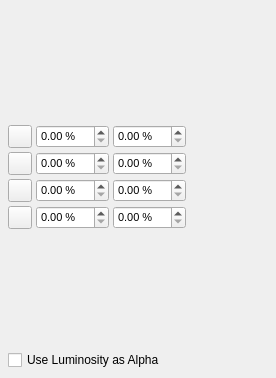
<?xml version="1.0" encoding="UTF-8"?>
<ui version="4.0">
 <class>ColorPickerGradient</class>
 <widget class="QWidget" name="ColorPickerGradient">
  <property name="geometry">
   <rect>
    <x>0</x>
    <y>0</y>
    <width>276</width>
    <height>378</height>
   </rect>
  </property>
  <property name="windowTitle">
   <string>Form</string>
  </property>
  <layout class="QVBoxLayout" name="verticalLayout">
   <property name="spacing">
    <number>0</number>
   </property>
   <property name="leftMargin">
    <number>0</number>
   </property>
   <property name="topMargin">
    <number>0</number>
   </property>
   <property name="rightMargin">
    <number>0</number>
   </property>
   <property name="bottomMargin">
    <number>0</number>
   </property>
   <item>
    <widget class="SectionContainer" name="sectionVector">
     <property name="title" stdset="0">
      <string>Vector</string>
     </property>
     <property name="isCollapsed">
      <bool>true</bool>
     </property>
     <property name="hasStyle">
      <bool>true</bool>
     </property>
     <widget class="ColorPickerGradientProperties" name="properties"/>
    </widget>
   </item>
   <item>
    <widget class="SectionContainer" name="sectionGradient">
     <property name="title" stdset="0">
      <string>Gradient</string>
     </property>
     <widget class="StackedContainer" name="stackGradientPicker">
      <property name="currentIndex">
       <number>2</number>
      </property>
      <widget class="QWidget" name="pageNormal">
       <layout class="QVBoxLayout" name="verticalLayout_2">
        <property name="spacing">
         <number>0</number>
        </property>
        <property name="leftMargin">
         <number>0</number>
        </property>
        <property name="topMargin">
         <number>0</number>
        </property>
        <property name="rightMargin">
         <number>0</number>
        </property>
        <property name="bottomMargin">
         <number>8</number>
        </property>
        <item>
         <widget class="GradientEditor" name="gradientEditor">
          <property name="frameShape">
           <enum>QFrame::NoFrame</enum>
          </property>
         </widget>
        </item>
        <item>
         <spacer name="verticalSpacer_2">
          <property name="orientation">
           <enum>Qt::Vertical</enum>
          </property>
          <property name="sizeHint" stdset="0">
           <size>
            <width>0</width>
            <height>0</height>
           </size>
          </property>
         </spacer>
        </item>
       </layout>
      </widget>
      <widget class="QWidget" name="pageMesh">
       <layout class="QGridLayout" name="gridLayout_2">
        <property name="leftMargin">
         <number>8</number>
        </property>
        <property name="topMargin">
         <number>8</number>
        </property>
        <property name="rightMargin">
         <number>8</number>
        </property>
        <property name="bottomMargin">
         <number>8</number>
        </property>
        <property name="spacing">
         <number>4</number>
        </property>
        <item row="1" column="0">
         <spacer name="verticalSpacer_3">
          <property name="orientation">
           <enum>Qt::Vertical</enum>
          </property>
          <property name="sizeHint" stdset="0">
           <size>
            <width>0</width>
            <height>0</height>
           </size>
          </property>
         </spacer>
        </item>
        <item row="0" column="0">
         <layout class="QHBoxLayout" name="horizontalLayout_17">
          <property name="spacing">
           <number>4</number>
          </property>
          <item>
           <widget class="FormWidget" name="formWidget_13">
            <property name="sizePolicy">
             <sizepolicy hsizetype="Preferred" vsizetype="Maximum">
              <horstretch>0</horstretch>
              <verstretch>0</verstretch>
             </sizepolicy>
            </property>
            <property name="label" stdset="0">
             <string>Color</string>
            </property>
            <property name="font">
             <font>
              <pointsize>8</pointsize>
             </font>
            </property>
            <layout class="QHBoxLayout" name="horizontalLayout_18">
             <property name="spacing">
              <number>4</number>
             </property>
             <property name="leftMargin">
              <number>0</number>
             </property>
             <property name="topMargin">
              <number>0</number>
             </property>
             <property name="rightMargin">
              <number>0</number>
             </property>
             <property name="bottomMargin">
              <number>0</number>
             </property>
             <item>
              <widget class="ColorButton" name="buttonColorMesh">
               <property name="text">
                <string/>
               </property>
              </widget>
             </item>
            </layout>
           </widget>
          </item>
          <item>
           <widget class="FormWidget" name="formWidget_14">
            <property name="sizePolicy">
             <sizepolicy hsizetype="Preferred" vsizetype="Maximum">
              <horstretch>0</horstretch>
              <verstretch>0</verstretch>
             </sizepolicy>
            </property>
            <property name="label" stdset="0">
             <string>Shade</string>
            </property>
            <property name="font">
             <font>
              <pointsize>8</pointsize>
             </font>
            </property>
            <layout class="QHBoxLayout" name="horizontalLayout_19">
             <property name="spacing">
              <number>4</number>
             </property>
             <property name="leftMargin">
              <number>0</number>
             </property>
             <property name="topMargin">
              <number>0</number>
             </property>
             <property name="rightMargin">
              <number>0</number>
             </property>
             <property name="bottomMargin">
              <number>0</number>
             </property>
             <item>
              <widget class="QDoubleSpinBox" name="numberColorMeshShade"/>
             </item>
            </layout>
           </widget>
          </item>
          <item>
           <widget class="FormWidget" name="formWidget_15">
            <property name="sizePolicy">
             <sizepolicy hsizetype="Preferred" vsizetype="Maximum">
              <horstretch>0</horstretch>
              <verstretch>0</verstretch>
             </sizepolicy>
            </property>
            <property name="label" stdset="0">
             <string>Opacity</string>
            </property>
            <property name="font">
             <font>
              <pointsize>8</pointsize>
             </font>
            </property>
            <layout class="QHBoxLayout" name="horizontalLayout_20">
             <property name="spacing">
              <number>4</number>
             </property>
             <property name="leftMargin">
              <number>0</number>
             </property>
             <property name="topMargin">
              <number>0</number>
             </property>
             <property name="rightMargin">
              <number>0</number>
             </property>
             <property name="bottomMargin">
              <number>0</number>
             </property>
             <item>
              <widget class="QDoubleSpinBox" name="numberColorMeshAlpha"/>
             </item>
            </layout>
           </widget>
          </item>
         </layout>
        </item>
        <item row="0" column="3">
         <spacer name="horizontalSpacer">
          <property name="orientation">
           <enum>Qt::Horizontal</enum>
          </property>
          <property name="sizeHint" stdset="0">
           <size>
            <width>0</width>
            <height>0</height>
           </size>
          </property>
         </spacer>
        </item>
       </layout>
      </widget>
      <widget class="QWidget" name="pageFourColors">
       <layout class="QGridLayout" name="gridLayout">
        <property name="leftMargin">
         <number>8</number>
        </property>
        <property name="topMargin">
         <number>8</number>
        </property>
        <property name="rightMargin">
         <number>8</number>
        </property>
        <property name="bottomMargin">
         <number>8</number>
        </property>
        <property name="horizontalSpacing">
         <number>16</number>
        </property>
        <property name="verticalSpacing">
         <number>4</number>
        </property>
        <item row="2" column="6">
         <spacer name="horizontalSpacer_2">
          <property name="orientation">
           <enum>Qt::Horizontal</enum>
          </property>
          <property name="sizeHint" stdset="0">
           <size>
            <width>0</width>
            <height>0</height>
           </size>
          </property>
         </spacer>
        </item>
        <item row="2" column="0">
         <layout class="QHBoxLayout" name="horizontalLayout_10">
          <property name="spacing">
           <number>4</number>
          </property>
          <item>
           <widget class="FormWidget" name="formWidget_3">
            <property name="sizePolicy">
             <sizepolicy hsizetype="Preferred" vsizetype="Maximum">
              <horstretch>0</horstretch>
              <verstretch>0</verstretch>
             </sizepolicy>
            </property>
            <property name="label" stdset="0">
             <string>Color</string>
            </property>
            <property name="font">
             <font>
              <pointsize>8</pointsize>
             </font>
            </property>
            <layout class="QHBoxLayout" name="horizontalLayout_4">
             <property name="spacing">
              <number>4</number>
             </property>
             <property name="leftMargin">
              <number>0</number>
             </property>
             <property name="topMargin">
              <number>0</number>
             </property>
             <property name="rightMargin">
              <number>0</number>
             </property>
             <property name="bottomMargin">
              <number>0</number>
             </property>
             <item>
              <widget class="ColorButton" name="buttonColor3">
               <property name="text">
                <string/>
               </property>
              </widget>
             </item>
            </layout>
           </widget>
          </item>
          <item>
           <widget class="FormWidget" name="formWidget_6">
            <property name="sizePolicy">
             <sizepolicy hsizetype="Preferred" vsizetype="Maximum">
              <horstretch>0</horstretch>
              <verstretch>0</verstretch>
             </sizepolicy>
            </property>
            <property name="label" stdset="0">
             <string>Shade</string>
            </property>
            <property name="font">
             <font>
              <pointsize>8</pointsize>
             </font>
            </property>
            <layout class="QHBoxLayout" name="horizontalLayout_6">
             <property name="spacing">
              <number>4</number>
             </property>
             <property name="leftMargin">
              <number>0</number>
             </property>
             <property name="topMargin">
              <number>0</number>
             </property>
             <property name="rightMargin">
              <number>0</number>
             </property>
             <property name="bottomMargin">
              <number>0</number>
             </property>
             <item>
              <widget class="ScrSpinBox" name="numberColor3Shade">
               <property name="suffix">
                <string> %</string>
               </property>
               <property name="maximum">
                <double>100.000000000000000</double>
               </property>
               <property name="singleStep">
                <double>10.000000000000000</double>
               </property>
              </widget>
             </item>
            </layout>
           </widget>
          </item>
          <item>
           <widget class="FormWidget" name="formWidget_10">
            <property name="sizePolicy">
             <sizepolicy hsizetype="Preferred" vsizetype="Maximum">
              <horstretch>0</horstretch>
              <verstretch>0</verstretch>
             </sizepolicy>
            </property>
            <property name="label" stdset="0">
             <string>Opacity</string>
            </property>
            <property name="font">
             <font>
              <pointsize>8</pointsize>
             </font>
            </property>
            <layout class="QHBoxLayout" name="horizontalLayout_14">
             <property name="spacing">
              <number>4</number>
             </property>
             <property name="leftMargin">
              <number>0</number>
             </property>
             <property name="topMargin">
              <number>0</number>
             </property>
             <property name="rightMargin">
              <number>0</number>
             </property>
             <property name="bottomMargin">
              <number>0</number>
             </property>
             <item>
              <widget class="ScrSpinBox" name="numberColor3Alpha">
               <property name="suffix">
                <string> %</string>
               </property>
               <property name="maximum">
                <double>100.000000000000000</double>
               </property>
               <property name="singleStep">
                <double>10.000000000000000</double>
               </property>
              </widget>
             </item>
            </layout>
           </widget>
          </item>
         </layout>
        </item>
        <item row="1" column="0">
         <layout class="QHBoxLayout" name="horizontalLayout_11">
          <property name="spacing">
           <number>4</number>
          </property>
          <item>
           <widget class="FormWidget" name="formWidget_2">
            <property name="sizePolicy">
             <sizepolicy hsizetype="Preferred" vsizetype="Maximum">
              <horstretch>0</horstretch>
              <verstretch>0</verstretch>
             </sizepolicy>
            </property>
            <property name="label" stdset="0">
             <string>Color</string>
            </property>
            <property name="font">
             <font>
              <pointsize>8</pointsize>
             </font>
            </property>
            <layout class="QHBoxLayout" name="horizontalLayout_2">
             <property name="spacing">
              <number>4</number>
             </property>
             <property name="leftMargin">
              <number>0</number>
             </property>
             <property name="topMargin">
              <number>0</number>
             </property>
             <property name="rightMargin">
              <number>0</number>
             </property>
             <property name="bottomMargin">
              <number>0</number>
             </property>
             <item>
              <widget class="ColorButton" name="buttonColor2">
               <property name="text">
                <string/>
               </property>
              </widget>
             </item>
            </layout>
           </widget>
          </item>
          <item>
           <widget class="FormWidget" name="formWidget_8">
            <property name="sizePolicy">
             <sizepolicy hsizetype="Preferred" vsizetype="Maximum">
              <horstretch>0</horstretch>
              <verstretch>0</verstretch>
             </sizepolicy>
            </property>
            <property name="label" stdset="0">
             <string>Shade</string>
            </property>
            <property name="font">
             <font>
              <pointsize>8</pointsize>
             </font>
            </property>
            <layout class="QHBoxLayout" name="horizontalLayout_8">
             <property name="spacing">
              <number>4</number>
             </property>
             <property name="leftMargin">
              <number>0</number>
             </property>
             <property name="topMargin">
              <number>0</number>
             </property>
             <property name="rightMargin">
              <number>0</number>
             </property>
             <property name="bottomMargin">
              <number>0</number>
             </property>
             <item>
              <widget class="ScrSpinBox" name="numberColor2Shade">
               <property name="suffix">
                <string> %</string>
               </property>
               <property name="maximum">
                <double>100.000000000000000</double>
               </property>
               <property name="singleStep">
                <double>10.000000000000000</double>
               </property>
              </widget>
             </item>
            </layout>
           </widget>
          </item>
          <item>
           <widget class="FormWidget" name="formWidget_12">
            <property name="sizePolicy">
             <sizepolicy hsizetype="Preferred" vsizetype="Maximum">
              <horstretch>0</horstretch>
              <verstretch>0</verstretch>
             </sizepolicy>
            </property>
            <property name="label" stdset="0">
             <string>Opacity</string>
            </property>
            <property name="font">
             <font>
              <pointsize>8</pointsize>
             </font>
            </property>
            <layout class="QHBoxLayout" name="horizontalLayout_16">
             <property name="spacing">
              <number>4</number>
             </property>
             <property name="leftMargin">
              <number>0</number>
             </property>
             <property name="topMargin">
              <number>0</number>
             </property>
             <property name="rightMargin">
              <number>0</number>
             </property>
             <property name="bottomMargin">
              <number>0</number>
             </property>
             <item>
              <widget class="ScrSpinBox" name="numberColor2Alpha">
               <property name="suffix">
                <string> %</string>
               </property>
               <property name="maximum">
                <double>100.000000000000000</double>
               </property>
               <property name="singleStep">
                <double>10.000000000000000</double>
               </property>
              </widget>
             </item>
            </layout>
           </widget>
          </item>
         </layout>
        </item>
        <item row="0" column="0">
         <layout class="QHBoxLayout" name="horizontalLayout_9">
          <property name="spacing">
           <number>4</number>
          </property>
          <item>
           <widget class="FormWidget" name="formWidget">
            <property name="sizePolicy">
             <sizepolicy hsizetype="Preferred" vsizetype="Maximum">
              <horstretch>0</horstretch>
              <verstretch>0</verstretch>
             </sizepolicy>
            </property>
            <property name="label" stdset="0">
             <string>Color</string>
            </property>
            <property name="font">
             <font>
              <pointsize>8</pointsize>
             </font>
            </property>
            <layout class="QHBoxLayout" name="horizontalLayout_3">
             <property name="spacing">
              <number>4</number>
             </property>
             <property name="leftMargin">
              <number>0</number>
             </property>
             <property name="topMargin">
              <number>0</number>
             </property>
             <property name="rightMargin">
              <number>0</number>
             </property>
             <property name="bottomMargin">
              <number>0</number>
             </property>
             <item>
              <widget class="ColorButton" name="buttonColor1">
               <property name="text">
                <string/>
               </property>
              </widget>
             </item>
            </layout>
           </widget>
          </item>
          <item>
           <widget class="FormWidget" name="formWidget_5">
            <property name="sizePolicy">
             <sizepolicy hsizetype="Preferred" vsizetype="Maximum">
              <horstretch>0</horstretch>
              <verstretch>0</verstretch>
             </sizepolicy>
            </property>
            <property name="label" stdset="0">
             <string>Shade</string>
            </property>
            <property name="font">
             <font>
              <pointsize>8</pointsize>
             </font>
            </property>
            <layout class="QHBoxLayout" name="horizontalLayout">
             <property name="spacing">
              <number>4</number>
             </property>
             <property name="leftMargin">
              <number>0</number>
             </property>
             <property name="topMargin">
              <number>0</number>
             </property>
             <property name="rightMargin">
              <number>0</number>
             </property>
             <property name="bottomMargin">
              <number>0</number>
             </property>
             <item>
              <widget class="ScrSpinBox" name="numberColor1Shade">
               <property name="suffix">
                <string> %</string>
               </property>
               <property name="maximum">
                <double>100.000000000000000</double>
               </property>
               <property name="singleStep">
                <double>10.000000000000000</double>
               </property>
              </widget>
             </item>
            </layout>
           </widget>
          </item>
          <item>
           <widget class="FormWidget" name="formWidget_9">
            <property name="sizePolicy">
             <sizepolicy hsizetype="Preferred" vsizetype="Maximum">
              <horstretch>0</horstretch>
              <verstretch>0</verstretch>
             </sizepolicy>
            </property>
            <property name="label" stdset="0">
             <string>Opacity</string>
            </property>
            <property name="font">
             <font>
              <pointsize>8</pointsize>
             </font>
            </property>
            <layout class="QHBoxLayout" name="horizontalLayout_13">
             <property name="spacing">
              <number>4</number>
             </property>
             <property name="leftMargin">
              <number>0</number>
             </property>
             <property name="topMargin">
              <number>0</number>
             </property>
             <property name="rightMargin">
              <number>0</number>
             </property>
             <property name="bottomMargin">
              <number>0</number>
             </property>
             <item>
              <widget class="ScrSpinBox" name="numberColor1Alpha">
               <property name="suffix">
                <string> %</string>
               </property>
               <property name="maximum">
                <double>100.000000000000000</double>
               </property>
               <property name="singleStep">
                <double>10.000000000000000</double>
               </property>
              </widget>
             </item>
            </layout>
           </widget>
          </item>
         </layout>
        </item>
        <item row="5" column="0">
         <spacer name="verticalSpacer">
          <property name="orientation">
           <enum>Qt::Vertical</enum>
          </property>
          <property name="sizeHint" stdset="0">
           <size>
            <width>0</width>
            <height>0</height>
           </size>
          </property>
         </spacer>
        </item>
        <item row="4" column="0">
         <layout class="QHBoxLayout" name="horizontalLayout_12">
          <property name="spacing">
           <number>4</number>
          </property>
          <item>
           <widget class="FormWidget" name="formWidget_4">
            <property name="sizePolicy">
             <sizepolicy hsizetype="Preferred" vsizetype="Maximum">
              <horstretch>0</horstretch>
              <verstretch>0</verstretch>
             </sizepolicy>
            </property>
            <property name="label" stdset="0">
             <string>Color</string>
            </property>
            <property name="font">
             <font>
              <pointsize>8</pointsize>
             </font>
            </property>
            <layout class="QHBoxLayout" name="horizontalLayout_5">
             <property name="spacing">
              <number>4</number>
             </property>
             <property name="leftMargin">
              <number>0</number>
             </property>
             <property name="topMargin">
              <number>0</number>
             </property>
             <property name="rightMargin">
              <number>0</number>
             </property>
             <property name="bottomMargin">
              <number>0</number>
             </property>
             <item>
              <widget class="ColorButton" name="buttonColor4">
               <property name="text">
                <string/>
               </property>
              </widget>
             </item>
            </layout>
           </widget>
          </item>
          <item>
           <widget class="FormWidget" name="formWidget_7">
            <property name="sizePolicy">
             <sizepolicy hsizetype="Preferred" vsizetype="Maximum">
              <horstretch>0</horstretch>
              <verstretch>0</verstretch>
             </sizepolicy>
            </property>
            <property name="label" stdset="0">
             <string>Shade</string>
            </property>
            <property name="font">
             <font>
              <pointsize>8</pointsize>
             </font>
            </property>
            <layout class="QHBoxLayout" name="horizontalLayout_7">
             <property name="spacing">
              <number>4</number>
             </property>
             <property name="leftMargin">
              <number>0</number>
             </property>
             <property name="topMargin">
              <number>0</number>
             </property>
             <property name="rightMargin">
              <number>0</number>
             </property>
             <property name="bottomMargin">
              <number>0</number>
             </property>
             <item>
              <widget class="ScrSpinBox" name="numberColor4Shade">
               <property name="suffix">
                <string> %</string>
               </property>
               <property name="maximum">
                <double>100.000000000000000</double>
               </property>
               <property name="singleStep">
                <double>10.000000000000000</double>
               </property>
              </widget>
             </item>
            </layout>
           </widget>
          </item>
          <item>
           <widget class="FormWidget" name="formWidget_11">
            <property name="sizePolicy">
             <sizepolicy hsizetype="Preferred" vsizetype="Maximum">
              <horstretch>0</horstretch>
              <verstretch>0</verstretch>
             </sizepolicy>
            </property>
            <property name="label" stdset="0">
             <string>Opacity</string>
            </property>
            <property name="font">
             <font>
              <pointsize>8</pointsize>
             </font>
            </property>
            <layout class="QHBoxLayout" name="horizontalLayout_15">
             <property name="spacing">
              <number>4</number>
             </property>
             <property name="leftMargin">
              <number>0</number>
             </property>
             <property name="topMargin">
              <number>0</number>
             </property>
             <property name="rightMargin">
              <number>0</number>
             </property>
             <property name="bottomMargin">
              <number>0</number>
             </property>
             <item>
              <widget class="ScrSpinBox" name="numberColor4Alpha">
               <property name="suffix">
                <string> %</string>
               </property>
               <property name="maximum">
                <double>100.000000000000000</double>
               </property>
               <property name="singleStep">
                <double>10.000000000000000</double>
               </property>
              </widget>
             </item>
            </layout>
           </widget>
          </item>
         </layout>
        </item>
       </layout>
      </widget>
     </widget>
    </widget>
   </item>
   <item>
    <widget class="SectionContainer" name="sectionSwatches">
     <property name="title" stdset="0">
      <string>Gradient Swatches</string>
     </property>
     <widget class="ColorPickerGradientSwatches" name="swatches"/>
    </widget>
   </item>
   <item>
    <layout class="QVBoxLayout" name="verticalLayout_3">
     <property name="spacing">
      <number>4</number>
     </property>
     <property name="leftMargin">
      <number>8</number>
     </property>
     <property name="rightMargin">
      <number>8</number>
     </property>
     <property name="bottomMargin">
      <number>8</number>
     </property>
     <item>
      <widget class="QCheckBox" name="checkboxLumAlpha">
       <property name="text">
        <string>Use Luminosity as Alpha</string>
       </property>
      </widget>
     </item>
    </layout>
   </item>
  </layout>
 </widget>
 <customwidgets>
  <customwidget>
   <class>FormWidget</class>
   <extends>QWidget</extends>
   <header>ui/widgets/form_widget.h</header>
   <container>1</container>
  </customwidget>
  <customwidget>
   <class>SectionContainer</class>
   <extends>QWidget</extends>
   <header>ui/widgets/section_container.h</header>
   <addpagemethod>setWidget</addpagemethod>
   <container>1</container>
  </customwidget>
  <customwidget>
   <class>ColorButton</class>
   <extends>QToolButton</extends>
   <header>ui/widgets/color_button.h</header>
  </customwidget>
  <customwidget>
   <class>StackedContainer</class>
   <extends>QStackedWidget</extends>
   <header>ui/widgets/stacked_container.h</header>
   <container>1</container>
  </customwidget>
  <customwidget>
   <class>ScrSpinBox</class>
   <extends>QDoubleSpinBox</extends>
   <header location="global">ui/scrspinbox.h</header>
  </customwidget>
  <customwidget>
   <class>GradientEditor</class>
   <extends>QFrame</extends>
   <header>ui/gradienteditor.h</header>
   <container>1</container>
  </customwidget>
  <customwidget>
   <class>ColorPickerGradientSwatches</class>
   <extends>QWidget</extends>
   <header>ui/colorpicker/colorpicker_gradient_swatches.h</header>
   <container>1</container>
  </customwidget>
  <customwidget>
   <class>ColorPickerGradientProperties</class>
   <extends>QWidget</extends>
   <header>ui/colorpicker/colorpicker_gradient_properties.h</header>
   <container>1</container>
  </customwidget>
 </customwidgets>
 <tabstops>
  <tabstop>buttonColor1</tabstop>
  <tabstop>numberColor1Shade</tabstop>
  <tabstop>numberColor1Alpha</tabstop>
  <tabstop>buttonColor2</tabstop>
  <tabstop>numberColor2Shade</tabstop>
  <tabstop>numberColor2Alpha</tabstop>
  <tabstop>buttonColor3</tabstop>
  <tabstop>numberColor3Shade</tabstop>
  <tabstop>numberColor3Alpha</tabstop>
  <tabstop>buttonColor4</tabstop>
  <tabstop>numberColor4Shade</tabstop>
  <tabstop>numberColor4Alpha</tabstop>
  <tabstop>buttonColorMesh</tabstop>
  <tabstop>numberColorMeshShade</tabstop>
  <tabstop>numberColorMeshAlpha</tabstop>
  <tabstop>checkboxLumAlpha</tabstop>
 </tabstops>
 <resources/>
 <connections/>
</ui>
